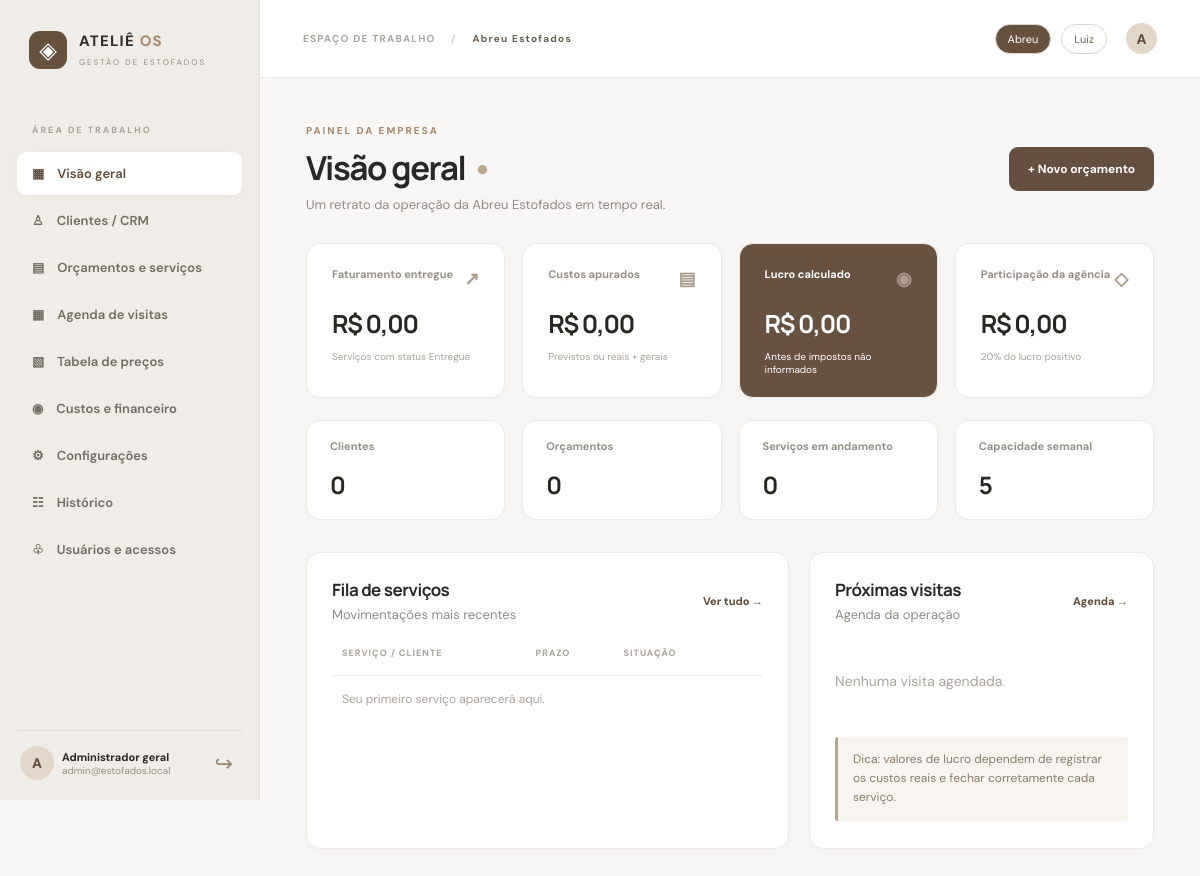
The page / (signed in) on the database its author committed.
### tables this page shows
CREATE TABLE companies(id INTEGER PRIMARY KEY,name TEXT NOT NULL,whatsapp TEXT DEFAULT '',margin REAL DEFAULT 40,pix_discount REAL DEFAULT 5,card_fee REAL DEFAULT 0,card_installments INTEGER DEFAULT 10,weekly_capacity INTEGER DEFAULT 5,workdays TEXT DEFAULT '0,1,2,3,4',commission_rate REAL DEFAULT 20,lead_days INTEGER DEFAULT 3);

### app.py (the view)
@app.route('/')
@login_required
def dashboard():
    comp=current_company();cid=comp['id']
    with conn() as c:
        jobs=c.execute('SELECT q.*,cl.name client_name FROM quotes q JOIN clients cl ON cl.id=q.client_id WHERE q.company_id=? ORDER BY q.id DESC',(cid,)).fetchall()
        visits=c.execute('SELECT v.*,cl.name client_name FROM visits v JOIN clients cl ON cl.id=v.client_id WHERE v.company_id=? ORDER BY starts_at DESC LIMIT 5',(cid,)).fetchall()
        clients=c.execute('SELECT COUNT(*) n FROM clients WHERE company_id=?',(cid,)).fetchone()['n']
        direct=c.execute('SELECT SUM(amount) n FROM costs WHERE company_id=? AND quote_id IS NULL',(cid,)).fetchone()['n'] or 0
    completed=[j for j in jobs if j['status']=='Entregue']
    revenue=sum(j['price'] for j in completed)
    base_cost=sum((j['actual_cost'] if j['actual_cost'] is not None else j['total_cost']) for j in completed)+direct
    profit=revenue-base_cost
    metrics=dict(clients=clients,quotes=len(jobs),active=len([j for j in jobs if j['status'] not in ('Entregue','Perdido','Cancelado')]),revenue=revenue,cost=base_cost,profit=profit,commission=max(0,profit)*comp['commission_rate']/100)
    return render_template('dashboard.html',comp=comp,metrics=metrics,jobs=jobs[:12],visits=visits)

### app.py (called while the page is built)
def conn():
    c=sqlite3.connect(DB); c.row_factory=sqlite3.Row; c.execute('PRAGMA foreign_keys=ON'); return c

@app.before_request
def csrf_guard():
    if 'csrf' not in session: session['csrf']=secrets.token_hex(24)
    if request.method=='POST' and request.form.get('csrf')!=session.get('csrf'): abort(400,'Token inválido. Atualize a página.')

@app.context_processor
def ctx():
    return dict(csrf=session.get('csrf'),me=session.get('user'),statuses=STATUSES,money=money,today=date.today().isoformat())

def money(value):
    return 'R$ '+f'{float(value or 0):,.2f}'.replace(',','X').replace('.',',').replace('X','.')

def login_required(fn):
    @wraps(fn)
    def wrapper(*args,**kwargs):
        if not session.get('user'): return redirect(url_for('login'))
        return fn(*args,**kwargs)
    return wrapper

def allowed_company(cid):
    u=session.get('user')
    if not u: abort(401)
    if u['role']!='admin' and u['company_id']!=cid: abort(403)

def current_company():
    u=session['user']
    cid = request.values.get('company_id',type=int) if u['role']=='admin' else u['company_id']
    if not cid: cid=1
    allowed_company(cid)
    with conn() as c:
        company=c.execute('SELECT * FROM companies WHERE id=?',(cid,)).fetchone()
        if not company: abort(404)
        return dict(company)

### templates/dashboard.html
{% extends 'base.html' %}{% block title %}Visão geral{% endblock %}{% block content %}<div class="pagehead"><div><div class="eyebrow">PAINEL DA EMPRESA</div><h1>Visão geral <span class="lightdot">•</span></h1><p>Um retrato da operação da {{comp.name}} em tempo real.</p></div><a class="primary" href="{{url_for('quotes',company_id=comp.id)}}">+ Novo orçamento</a></div>
{% if me.role != "staff" %}<div class="statgrid"><div class="stat"><div class="statcap">Faturamento entregue <span>↗</span></div><strong>{{money(metrics.revenue)}}</strong><small>Serviços com status Entregue</small></div><div class="stat"><div class="statcap">Custos apurados <span>▤</span></div><strong>{{money(metrics.cost)}}</strong><small>Previstos ou reais + gerais</small></div><div class="stat accent"><div class="statcap">Lucro calculado <span>◉</span></div><strong>{{money(metrics.profit)}}</strong><small>Antes de impostos não informados</small></div><div class="stat"><div class="statcap">Participação da agência <span>◇</span></div><strong>{{money(metrics.commission)}}</strong><small>{{comp.commission_rate|int}}% do lucro positivo</small></div></div>
{% endif %}<div class="statgrid compact"><div class="stat mini"><div class="statcap">Clientes</div><strong>{{metrics.clients}}</strong></div><div class="stat mini"><div class="statcap">Orçamentos</div><strong>{{metrics.quotes}}</strong></div><div class="stat mini"><div class="statcap">Serviços em andamento</div><strong>{{metrics.active}}</strong></div><div class="stat mini"><div class="statcap">Capacidade semanal</div><strong>{{comp.weekly_capacity}}</strong></div></div>
<div class="twocol"><section class="panel"><div class="panelhead"><div><h2>Fila de serviços</h2><p>Movimentações mais recentes</p></div><a href="{{url_for('quotes',company_id=comp.id)}}" class="textlink">Ver tudo →</a></div><div class="tablewrap"><table><thead><tr><th>Serviço / Cliente</th><th>Prazo</th><th>Situação</th><th></th></tr></thead><tbody>{% for j in jobs %}<tr><td><b>{{j.description}}</b><small>{{j.client_name}}</small></td><td>{{j.estimated_delivery or 'A definir'}}</td><td><span class="badge">{{j.status}}</span></td><td><a href="{{url_for('quote_detail',id=j.id,company_id=comp.id)}}">Abrir ↗</a></td></tr>{% else %}<tr><td colspan="4" class="muted">Seu primeiro serviço aparecerá aqui.</td></tr>{% endfor %}</tbody></table></div></section><section class="panel"><div class="panelhead"><div><h2>Próximas visitas</h2><p>Agenda da operação</p></div><a href="{{url_for('visits',company_id=comp.id)}}" class="textlink">Agenda →</a></div>{% for v in visits %}<div class="visitrow"><div class="datebox">{{v.starts_at[8:10]}}<small>{{v.starts_at[5:7]}}</small></div><div><b>{{v.client_name}}</b><small>{{v.starts_at[11:16]}} · {{v.minutes}} min</small></div><span class="badge">{{v.status}}</span></div>{% else %}<div class="empty">Nenhuma visita agendada.</div>{% endfor %}<div class="helper">Dica: valores de lucro dependem de registrar os custos reais e fechar corretamente cada serviço.</div></section></div>{% endblock %}

### templates/base.html (shortened to what this page needs)
<!doctype html><html lang="pt-br"><head><link rel="stylesheet" href="{{url_for('static',filename='style.css')}}"></head><body><div class="layout"><aside class="sidebar"><div class="brand"><span class="brandicon">◈</span><div><b>ATELIÊ <em>OS</em></b><small>GESTÃO DE ESTOFADOS</small></div></div><span class="sidelabel">ÁREA DE TRABALHO</span><nav>
<a class="{{'active' if request.endpoint=='dashboard' else ''}}" href="{{url_for('dashboard',company_id=comp.id if comp else 1)}}">▦ <span>Visão geral</span></a>
<a class="{{'active' if request.endpoint=='clients' else ''}}" href="{{url_for('clients',company_id=comp.id if comp else 1)}}">♙ <span>Clientes / CRM</span></a>
<a class="{{'active' if request.endpoint in ('quotes','quote_detail') else ''}}" href="{{url_for('quotes',company_id=comp.id if comp else 1)}}">▤ <span>Orçamentos e serviços</span></a>
<a class="{{'active' if request.endpoint=='visits' else ''}}" href="{{url_for('visits',company_id=comp.id if comp else 1)}}">▦ <span>Agenda de visitas</span></a>
<a class="{{'active' if request.endpoint=='catalog' else ''}}" href="{{url_for('catalog',company_id=comp.id if comp else 1)}}">▧ <span>Tabela de preços</span></a>
{% if me.role != 'staff' %}<a class="{{'active' if request.endpoint=='finance' else ''}}" href="{{url_for('finance',company_id=comp.id if comp else 1)}}">◉ <span>Custos e financeiro</span></a><a class="{{'active' if request.endpoint=='settings' else ''}}" href="{{url_for('settings',company_id=comp.id if comp else 1)}}">⚙ <span>Configurações</span></a><a href="{{url_for('audit_page',company_id=comp.id if comp else 1)}}">☷ <span>Histórico</span></a>{% endif %}
{% if me.role=='admin' %}<a class="{{'active' if request.endpoint=='users' else ''}}" href="{{url_for('users')}}">♧ <span>Usuários e acessos</span></a>{% endif %}</nav><div class="sidebarfooter"><div class="tinyavatar">{{me.email[0]|upper}}</div><div class="usertext"><b>{{'Administrador geral' if me.role=='admin' else 'Responsável' if me.role=='owner' else 'Equipe'}}</b><small>{{me.email}}</small></div><form method="post" action="{{url_for('logout')}}"><input name="csrf" type="hidden" value="{{csrf}}"><button title="Sair" class="logout">↪</button></form></div></aside><main class="content"><div class="topbar"><div class="bread">ESPAÇO DE TRABALHO <span>/</span> <b>{{comp.name if comp else 'Administração'}}</b></div><div class="topactions">{% if me.role=='admin' and comp %}<a class="pill {{'selected' if comp.id==1 else ''}}" href="{{url_for('dashboard',company_id=1)}}">Abreu</a><a class="pill {{'selected' if comp.id==2 else ''}}" href="{{url_for('dashboard',company_id=2)}}">Luiz</a>{% endif %}<span class="avatar">{{me.email[0]|upper}}</span></div></div><div class="page">{% with messages=get_flashed_messages(with_categories=true) %}{% for kind,msg in messages %}<div class="flash {{kind}}">{{msg}}</div>{% endfor %}{% endwith %}{% block content %}{% endblock %}</div></main></div><script src="{{url_for('static',filename='app.js')}}"></script></body></html>

### rows shown on the page
companies: name "Abreu Estofados", commission_rate "20", weekly_capacity "5"

### other values the page prints
{{ me.email[0]|upper }} "A"
{{ me.email }} "admin@estofados.local"
{{ money(metrics.revenue) }} "R$ 0,00"
{{ money(metrics.cost) }} "R$ 0,00"
{{ money(metrics.profit) }} "R$ 0,00"
{{ money(metrics.commission) }} "R$ 0,00"
{{ metrics.clients }} "0"
{{ metrics.quotes }} "0"
{{ metrics.active }} "0"
